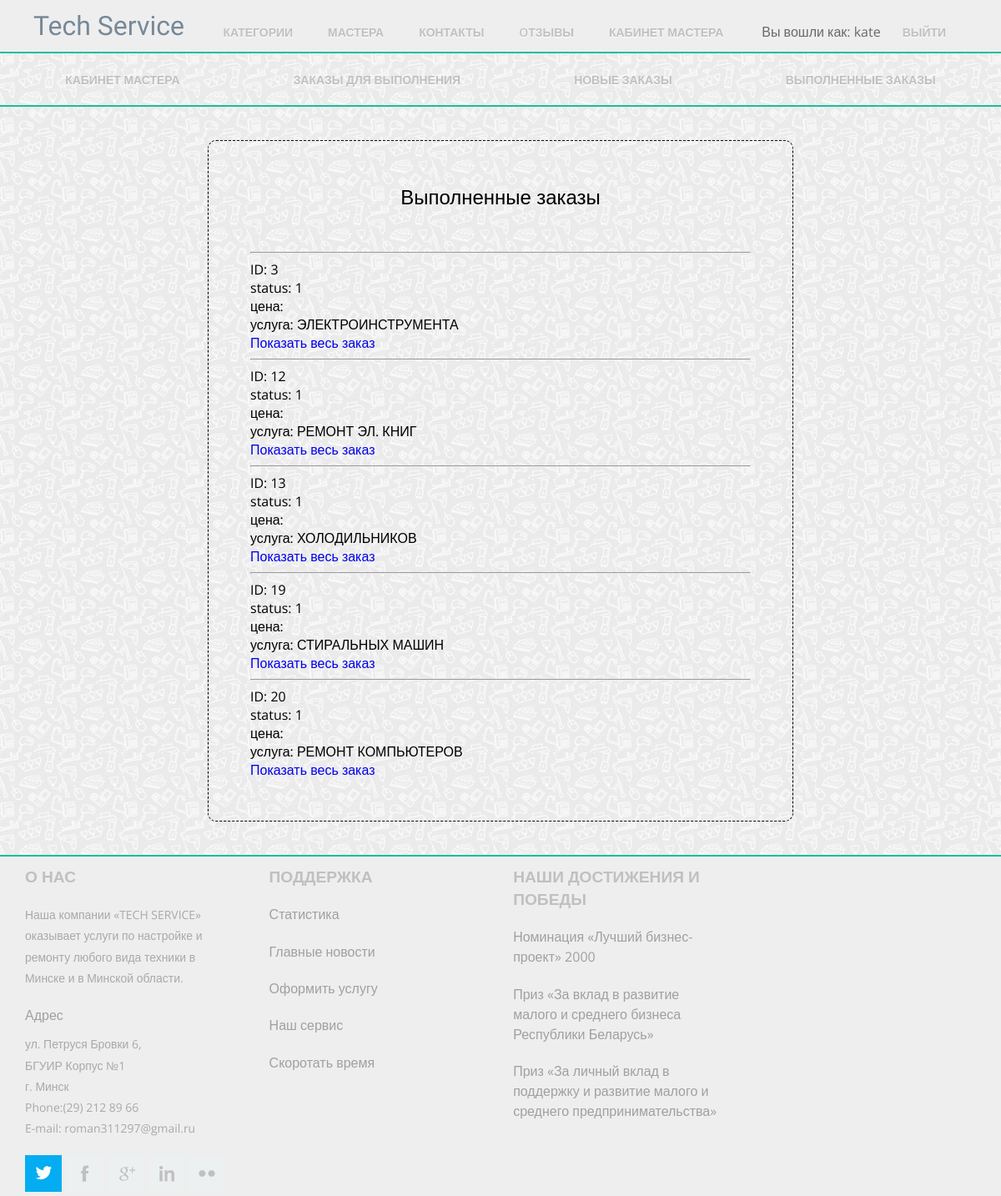
The page /master/my_closed_orders/ (signed in) on the database its author committed.
### master_office/models.py (models this page shows, shortened)
class OrderLine(models.Model):
    order = models.ForeignKey('Order', on_delete=models.CASCADE)
    service = models.ForeignKey(Service, on_delete=models.CASCADE)
    master = models.ForeignKey('Master', on_delete=models.CASCADE, blank=True, null=True)
    brand_name = models.CharField(max_length=20)
    device_name = models.CharField(max_length=20)
    serial_id = models.CharField(max_length=20)
    feedback = models.TextField(blank=True, null=True)
    trouble_description = models.TextField()
    status = models.IntegerField(default=0)

### mainApp/models.py (models this page shows, shortened)
class Service(models.Model):
    name = models.CharField(max_length=120)
    description = models.TextField()
    time = models.CharField(max_length=20, help_text="How much time service will take")
    price = models.IntegerField()
    area = models.ForeignKey('Area', on_delete=models.SET_NULL, null=True)

### master_office/views.py (the view)
def masters_closed_orders(request):
    args = {}
    master = Master.objects.get(user_id=request.user.id)
    args['orderlines'] = OrderLine.objects.filter(master=master).filter(
        status=1)  # Order.objects.get(master.id = request.user.id)
    args['page'] = 'closed'
    return render(request, 'master_office/orderline_list.html', args)

### master_office/templates/master_office/orderline_list.html (shortened to what this page needs)
{% extends "master_office/master_wrapper.html" %}
{% block master_content %}
    <div class="order">{% if page == 'closed' %}
            <h2 class="area-text-primary">Выполненные заказы</h2>
        {% elif page == 'all_orderlines' %}
            <h2 class="area-text-primary">Все заказы</h2>
        {% elif page == 'masters_orderlines' %}
            <h2 class="area-text-primary">Заказы для выполнения</h2>
        {% endif %}
        {% if orderlines.is_empty %}
            <h2 class="area-text-primary">Нет заказов!</h2>
        {% else %}
            {% for line in orderlines %}
                <hr>
                <p>ID: {{ line.id }}</p>
                <p>status: {{ line.status }}</p>
                <p>цена: {{ line.price }}</p>
                <p>услуга: {{ line.service.name }}
                <a href="{% url 'master_orders-detail' line.order.pk %}"><h3> Показать весь заказ </h3></a>
            {% endfor %}
        {% endif %}</div>
{% endblock %}

### mainApp/templates/mainApp/wrapper.html (shortened to what this page needs)
<!DOCTYPE HTML>
<html>
<head>
    {% load static %}
    {% load static %}
    <link rel='stylesheet' href="{% static 'css/style.css' %}" type='text/css'>
</head>
<body>
<div class="header_bg">
    <div>
        <div class="header">
            <div class="logo">
                <h1 id="logo"><a class="link" href="{% url 'index' %}">Tech Service</a></h1>
            </div>
            <div class="h_right">
                <ul class="menu">
                    <li class="menu-item"><a href="{% url 'areas' %}">Категории</a></li>
                    <li class="menu-item"><a href="{% url 'masters' %}">Мастера</a></li>
                    <li class="menu-item"><a href="/contact">Контакты</a></li>
                    <li class="menu-item"><a href="{% url 'last_feedback' %}">Oтзывы</a></li>
                    {% for i in user.groups.values_list %}
                        {% if "ServiceAdmin" in i %}
                            <li class="menu-item"><a href="/admin">Админ</a></li>
                        {% elif "ServiceMaster" in i %}
                            <li class="menu-item"><a href="{% url 'master_page' user.pk %}">Кабинет мастера</a></li>
                        {% endif %}
                    {% endfor %}
                    {% if user.is_authenticated %}
                        <li class="non-clickable">Вы вошли как: {{ user.get_username }}</li>
                        <li class="menu-item logout"><a href="{% url 'logout' %}?next=/">Выйти</a></li>
                    {% endif %}
                </ul>
            </div>
        </div>
    </div>
</div>
<div id="main">
    {% block content %} {% endblock %}
</div>
    <div class="footer_bg">
        <div class="footer">
            <div class="wrap">
                <div class="span_of_4">
                    <div class="span1_of_4">
                        <h4>о нас</h4>
                        <p>Наша компании «TECH SERVICE» оказывает услуги по настройке и ремонту любого вида техники в
                            Минске и в Минской области.</p>
                        <span>Адрес</span>
                        <p class="top">ул. Петруся Бровки 6,</p>
                        <p>БГУИР Корпус №1</p>
                        <p>г. Минск</p>
                        <p>Phone:(29) 212 89 66</p>
                        <p>E-mail: roman311297@gmail.ru</p>
                        <div class="f_icons">
                            <ul>
                                <li><a class="icon2" href="https://twitter.com/ebsuir"></a></li>
                                <li><a class="icon1" href="https://www.facebook.com/"></a></li>
                                <li><a class="icon3" href="https://mail.google.com/mail/u/0/#inbox"></a></li>
                                <li><a class="icon4" href="https://github.com/justmad1/techService"></a></li>
                                <li><a class="icon5" href="http://127.0.0.1:8000"></a></li>
                            </ul>
                        </div>
                    </div>
                    <div class="span1_of_4">
                        <h4>Поддержка</h4>
                        <ul>
                            <li>
                                <a href="{% url 'statistics' %}"><span>Статистика</span></a>
                            </li>
                            <li>
                                <a href="https://tech.onliner.by/tag/it-belarus"><span>Главные новости</span></a>
                            </li>
                            <li>
                                <a href="/areas"><span>Оформить услугу</span></a>
                            </li>
                            <li>
                                <a href="/contact"><span>Наш сервис</span></a>
                            </li>
                            <li>
                                <a href="https://www.google.by/search?biw=1707&bih=816&tbm=isch&sa=1&ei=R5H6WrVJxpeyAYqkjoAL&q=atari+breakout+&oq=atari+breakout+&gs_l=img.3..0l10.5251.5694.0.6853.3.3.0.0.0.0.283.626.0j2j1.3.0....0...1.1.64.img..0.1.283....0.oLbYA-7FqGY"><span>Скоротать время</span></a>
                            </li>
                        </ul>
                    </div>
                    <div class="span1_of_4">
                        <h4>Наши достижения и победы</h4>
                        <ul>
                            <li>
                                <a href="http://atrsib.ru/index.php/konkursy/pobediteli-konkursov/nominatsiya-luchshij-biznes-proekt">
                                    <span>Номинация «Лучший бизнес-проект» 2000</span></a></li>
                            <li>
                                <a href="http://www.economy.gov.by/ru/mal-biznes-ru/">
                                    <span>Приз «За вклад в развитие малого и среднего бизнеса Республики Беларусь»</span></a>
                            </li>
                            <li>
                                <a href="https://economy.gov.by/ru/finmsbfond-ru/">
                                    <span>Приз «За личный вклад в поддержку и развитие малого и среднего предпринимательства»</span></a>
                            </li>
                        </ul>
                    </div>
                </div>
            </div>
        </div>
    </div>
</body>
</html>

### mainApp/static/css/style.css (style rules this page uses)
html, body, div, span, applet, object, iframe, h1, h2, h3, h4, h5, h6, p, blockquote, pre, a, abbr, acronym, address, big, cite, code, del, dfn, em, img, ins, kbd, q, s, samp, small, strike, strong, sub, sup, tt, var, b, u, i, dl, dt, dd, ol, nav ul, nav li, fieldset, form, label, legend, table, caption, tbody, tfoot, thead, tr, th, td, article, aside, canvas, details, embed, figure, figcaption, footer, header, hgroup, menu, nav, output, ruby, section, summary, time, mark, audio, video { margin: 0; padding: 0; border: 0; font-size: 100%; font: inherit; vertical-align: baseline; }
ol, ul { list-style: none; margin: 0; padding: 0; }
a { text-decoration: none; }
body { font-family: 'Open Sans', sans-serif; background: url(/static/images/tile-main.png); background-repeat: repeat; font-size: 100%; }
.wrap { margin: 0 auto; width: 80%; }
.link { color: #778899; }
.header { padding: 1% 0%; }
.header_bg { background-color: #eee; border-bottom: 2px solid #19BD9d; }
.headhesive { width: 100%; z-index: 999; background: #eee; position: fixed; transform: translateY(-200%); border-bottom: 2px solid #19BD9d; }
.logo { float: left; }
.logo h1 a { display: block; }
.h_right { position: relative; float: right; }
.menu { float: left; margin-right: 40px; margin-top: 15px; }
.menu li { float: left; margin-right: 10px; }
.menu li a { font-size: 0.8725em; color: #c0c0c0; text-transform: uppercase; padding: 8px 16px; font-weight: 600; text-shadow: 0 1px 0 #ffffff; border-radius: 2px; -webkit-border-radius: 2px; -moz-border-radius: 2px; -o-border-radius: 2px; -webkit-transition: all 0.3s ease-in-out; -moz-transition: all 0.3s ease-in-out; -o-transition: all 0.3s ease-in-out; transition: all 0.3s ease-in-out; }
.non-clickable { color: #696969; font-size: 1em; margin-left: 20px; }
.footer_bg { background-color: #DCDCDC; }
.footer { float: left; width: 100%; padding-top: 10px; background-color: #eee; border-top: 2px solid #19BD9B; }
.span_of_4 { display: block; }
.span1_of_4 { float:left; width: 22.33333%; margin-left: 3.3333%; }
.span1_of_4:first-child { margin-left: 0; }
.span1_of_4 h4 { font-size: 1.2em; text-transform: uppercase; font-weight: 600; margin-bottom: 8%; }
.span1_of_4 p { font-size: 0.8725em; line-height:1.8em; font-weight: 400; }
.span1_of_4 p.top { margin-top: 4%; }
.span1_of_4 span { font-size: 1em; margin-top: 8%; display: block; line-height:1.5em; }
.f_icons { margin-top: 8%; display: inline-block; }
.f_icons ul li { float: left; margin-left:5px; }
.f_icons ul li:first-child { margin-left: 0; }
.f_icons ul li a { display: block; padding: 10px; background: #2e2e2e; width: 24px; height: 24px; -webkit-transition: all 0.3s ease-in-out; -moz-transition: all 0.3s ease-in-out; -o-transition: all 0.3s ease-in-out; transition: all 0.3s ease-in-out; }
.f_icons ul li a.icon2 { background: #04ADF2 url('../images/icon2_h.png') no-repeat 12px 13px; }
.f_icons ul li a.icon1 { background: #ECF0F1 url('../images/icon1_h.png') no-repeat 18px 12px; }
.f_icons ul li a.icon3 { background: #ECF0F1 url('../images/icon3_h.png') no-repeat 15px 14px; }
.f_icons ul li a.icon4 { background: #ECF0F1 url('../images/icon4_h.png') no-repeat 14px 12px; }
.f_icons ul li a.icon5 { background: #ECF0F1 url('../images/icon5_h.png') no-repeat 12px 18px; }
.span1_of_4 { float: left; width: 22.33333%; margin-left: 3.3333%; }
.span1_of_4 h4 { font-size: 1.2em; color: #c0c0c0; text-transform: uppercase; font-weight: 600; margin-bottom: 8%; }
.span1_of_4 p { font-size: 0.8725em; color: #a9a9a9; line-height: 1.8em; font-weight: 400; }
.span1_of_4 span { font-size: 1em; color: #a0a0a0; margin-top: 8%; display: block; line-height: 1.5em; }
.f_icons ul li { float: left; margin-left: 5px; }
.f_icons ul li a.icon2 { background: #04ADF2 url('../images/icon2.png') no-repeat 12px 13px; }
@media only screen and (max-width: 1366px) { .wrap { width: 95%; } }
@media only screen and (max-width: 1280px) { .wrap { width: 95%; } }
#logo { margin-left: 20%; width: 200px; cursor: pointer; font-size: 2em; color: #778899; font-family: 'Gaegu', cursive; }
.area-text-primary { font-size: 1.5em; font-family: 'Open Sans', sans-serif; width: 50%; margin: auto; text-align: center; margin-bottom: 50px; }
.order { width: 50%; border: 1px dashed black; border-radius: 10px; padding: 50px; margin: auto; margin-bottom: 40px; margin-top: 40px; overflow: scroll; }

### rows shown on the page
OrderLine: id "3", status "1", service.name "ЭЛЕКТРОИНСТРУМЕНТА"
OrderLine: id "12", status "1", service.name "РЕМОНТ ЭЛ. КНИГ"
OrderLine: id "13", status "1", service.name "ХОЛОДИЛЬНИКОВ"
OrderLine: id "19", status "1", service.name "СТИРАЛЬНЫХ МАШИН"
OrderLine: id "20", status "1", service.name "РЕМОНТ КОМПЬЮТЕРОВ"

### other values the page prints
{{ user.get_username }} "kate"
